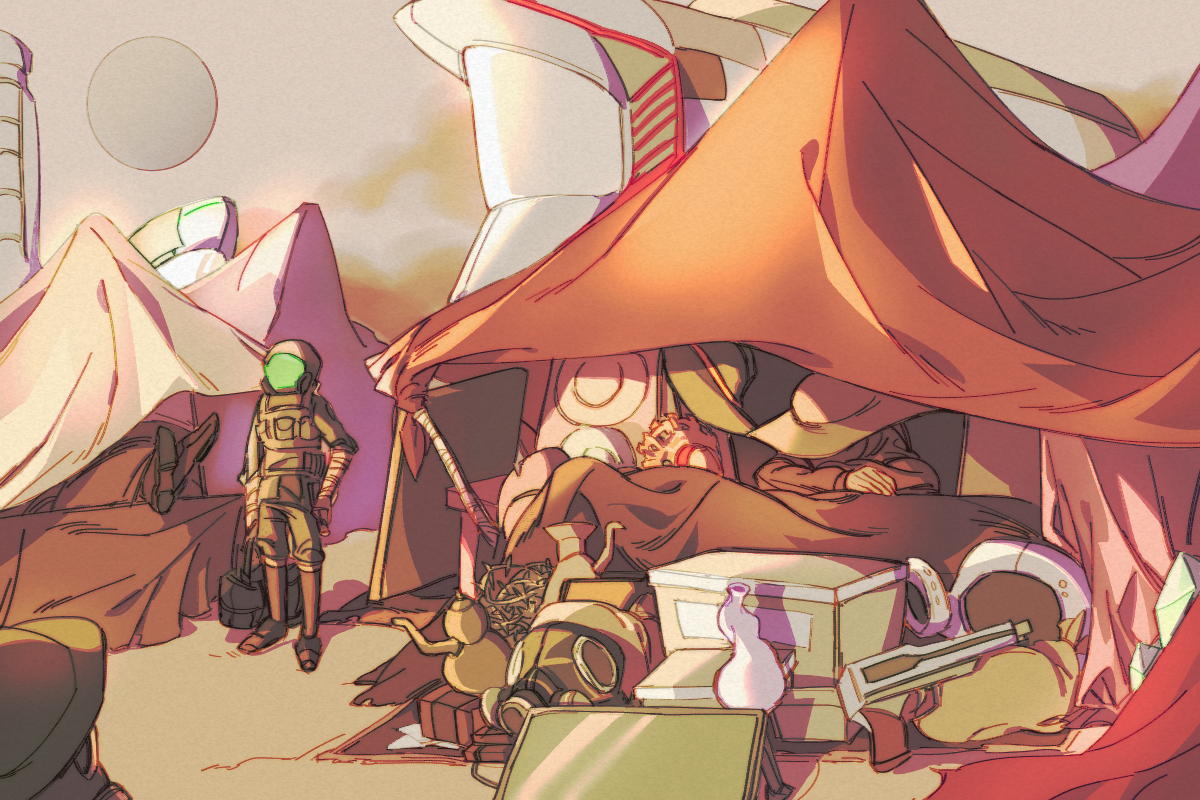
#> input picture data/10.png, 1200 x 800 px, found by its file name
$ python 10.py
#> lines starting #> are read from the running program, lines starting #| are printed output that depends on the picture
import numpy as np
from PIL import Image
import urllib

import downloader

url = "https://codingquest.io/may2022/010-inputdata-327485957345.png"
image_path = downloader.CQ_DATA_DIR / "10.png"

try:
    image = Image.open(image_path)
#> image is the input picture: PIL image 1200x800 RGB; mean R, G, B 184.1, 136.4, 117.6
except FileNotFoundError:
    with urllib.request.urlopen(url) as f:
        data = f.read()

    with open(image_path, "wb") as f:
        f.write(data)

    image = Image.open(image_path)

r, g, b = image.split()
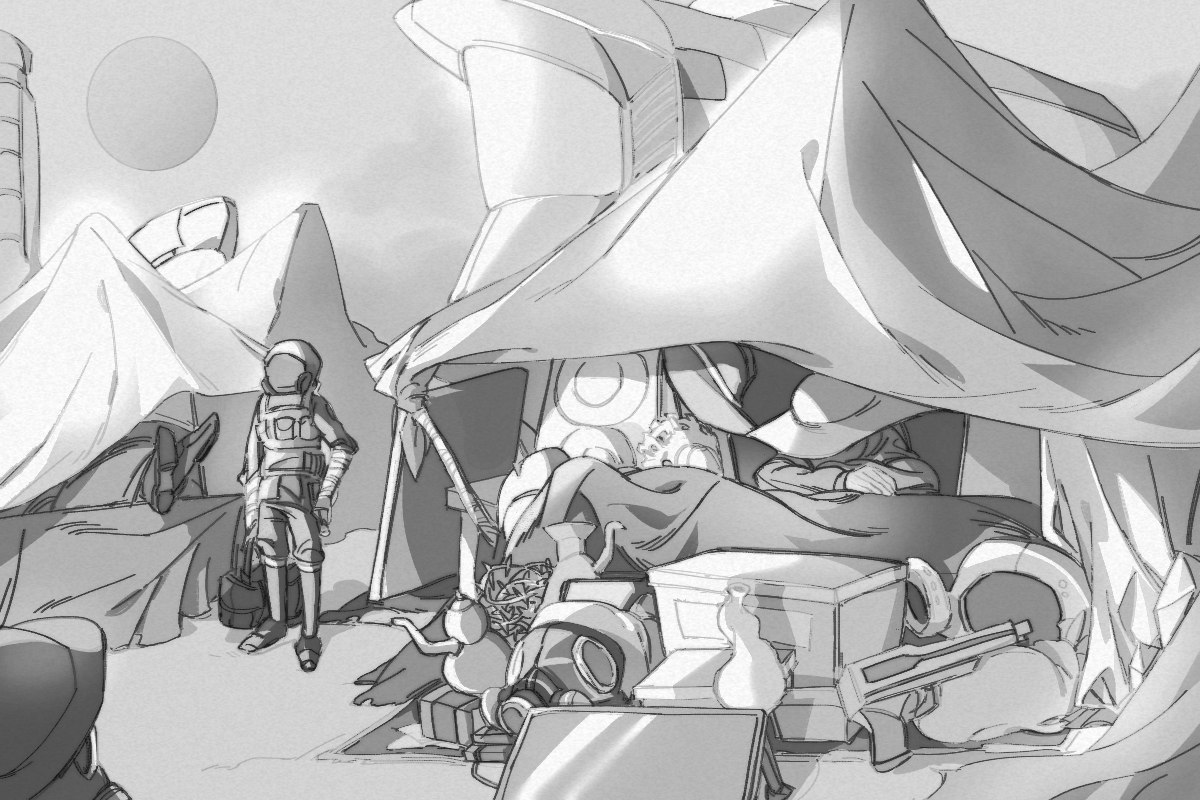
#> r: PIL image 1200x800 L; min 20, max 255, mean 184.1
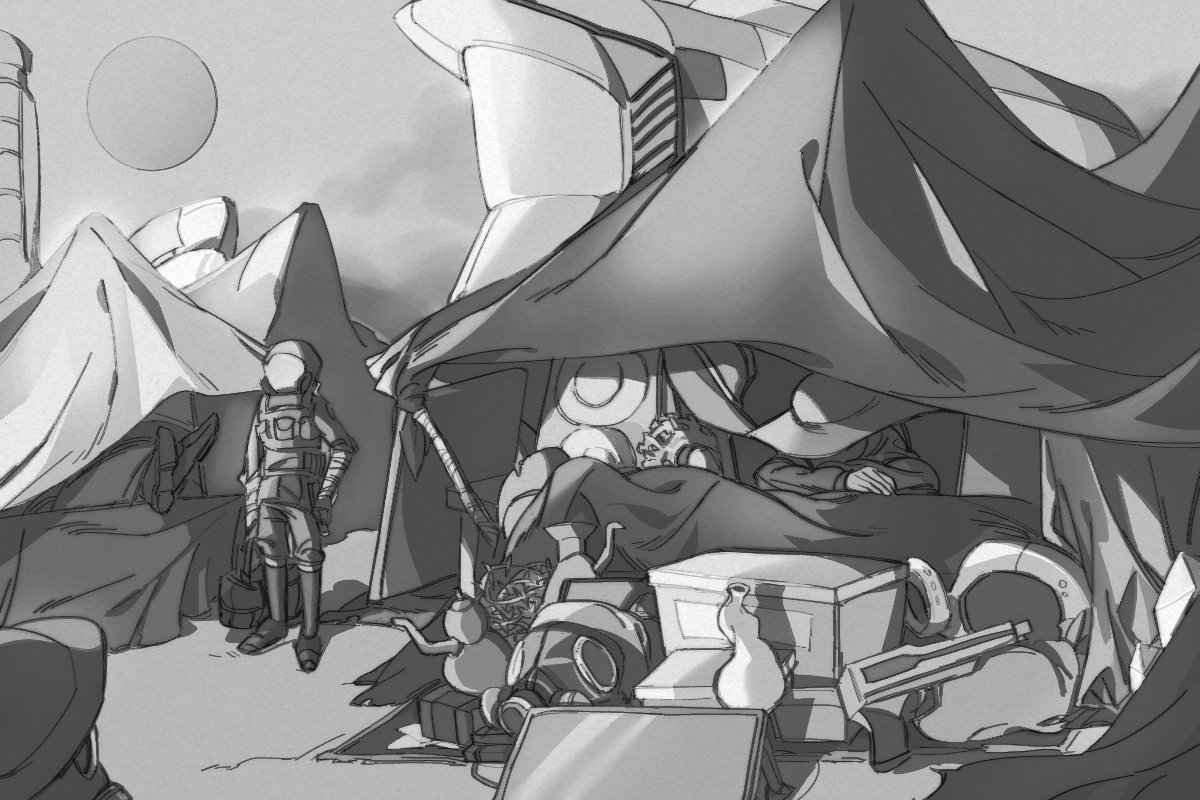
#> g: PIL image 1200x800 L; min 15, max 255, mean 136.4
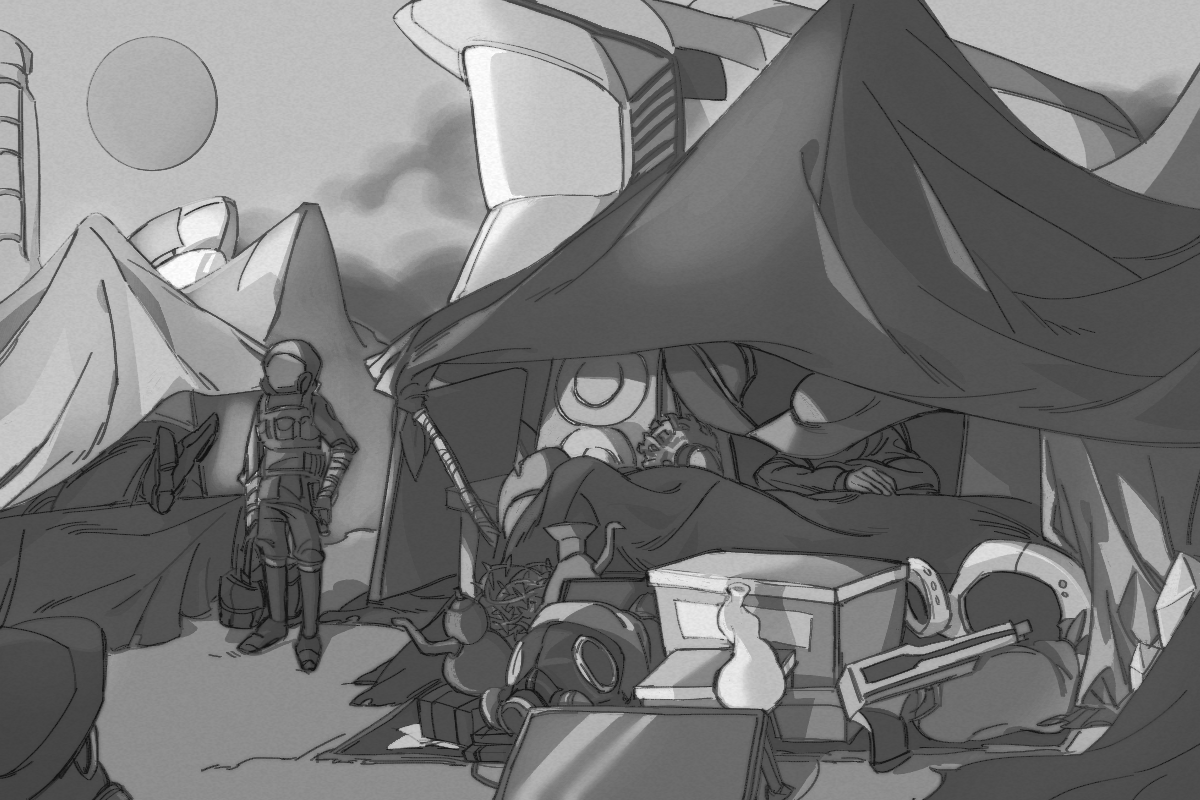
#> b: PIL image 1200x800 L; min 18, max 255, mean 117.6
red_channel = np.array(r)

result = []
for chunk in red_channel.reshape(red_channel.size // 8, 8):
    num = 0
    for pixel in chunk:
        num = (num << 1) | (pixel & 1)
    result.append(chr(num))
    if not num:
        break
#> this loop made 11743 passes
#> chunk on passes 1 to 3: [220, 221, 220, 222, 222, 224, 222, 221], [218, 217, 217, 214, 215, 217, 220, 220], [220, 221, 221, 218, 217, 218, 222, 223]
#> after the loop, result = 11743 items, first 6: 'A', 'l', 'i', 'c', 'e', "'"

text = "".join(result)
# print(text)

answer = "".join(c for c in text.split()[-1] if c.isalpha())
print(answer)
#| cake
